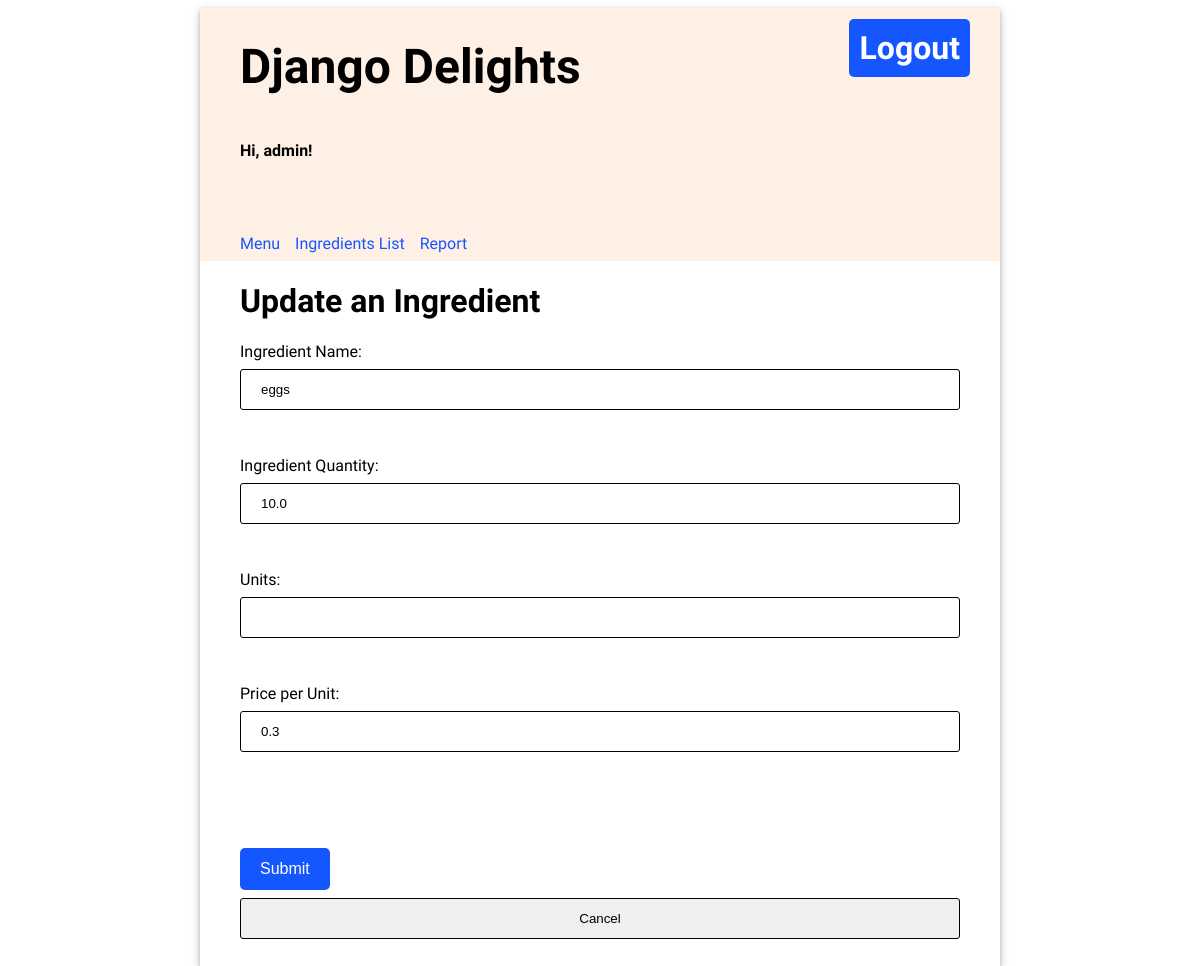
The app's page /update/2 (signed in), older data.
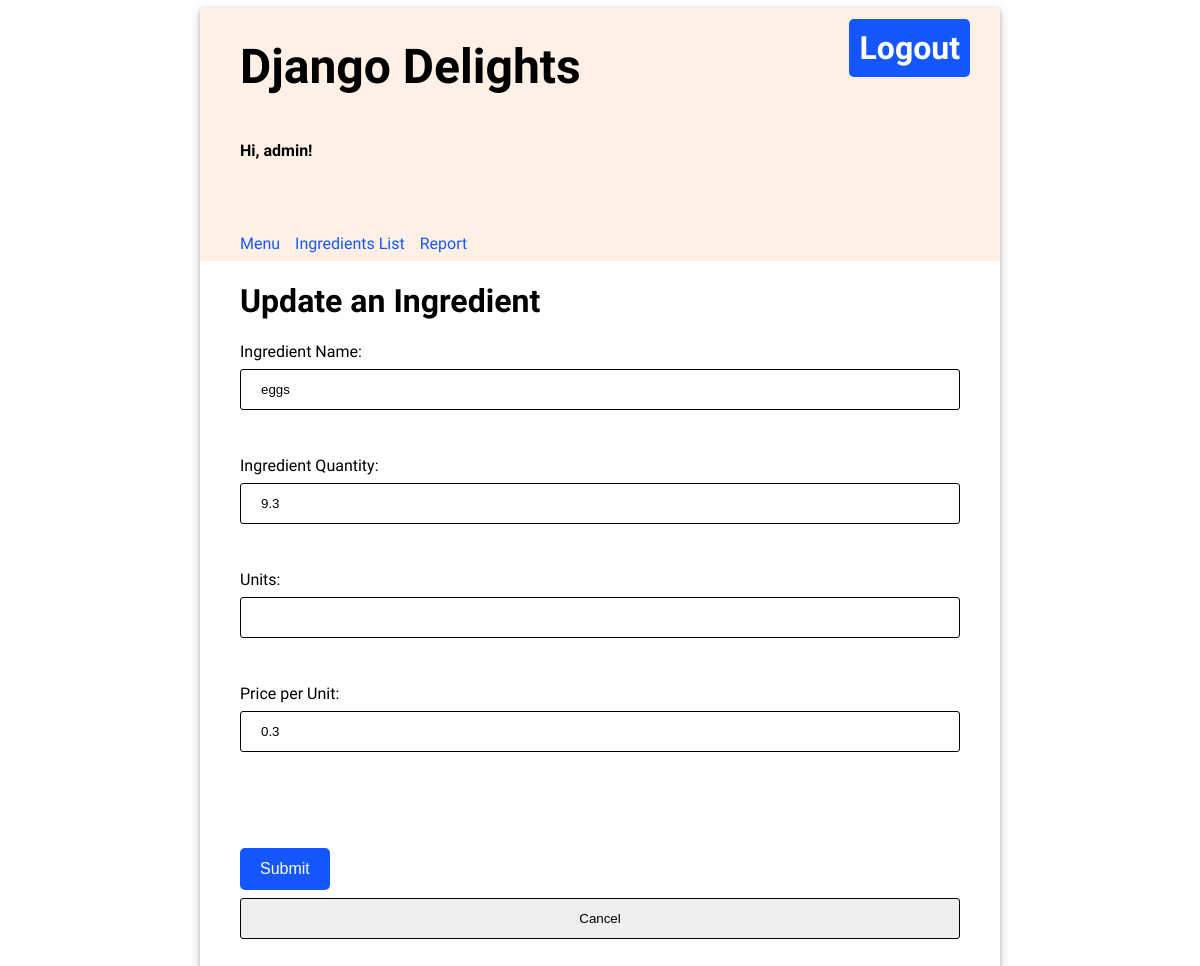
The same page, newer data.
### inventory/models.py (models this page shows, shortened)
class Ingredient(models.Model):
    name = models.CharField(max_length=100, unique=True)
    quantity = models.FloatField(default=0.0)
    unit = models.CharField(max_length=20)
    unit_price = models.FloatField(default=0.0)
    class Meta:
        ordering = ['quantity']

### inventory/views.py (the view)
# urls.py: path('update/<int:id>', views.update, name='update'),
@login_required
def update(request, id):
    upd_ingredient = Ingredient.objects.get(id=id)
    template = loader.get_template('inventory/ingredient_update.html')
    context = {
        'upd_ingredient': upd_ingredient
        }
    return HttpResponse(template.render(context, request))

### inventory/templates/inventory/ingredient_update.html (shortened to what this page needs)
{% extends 'base.html' %}
{% block content %}
<body>
    <h1>Update an Ingredient</h1>
    <form action="updateingredient/{{ upd_ingredient.id }}" method="POST">
        Ingredient Name:<br>
        <input
        name='name'
        value='{{ upd_ingredient.name }}'
        >
        <br><br>
        Ingredient Quantity:<br>
        <input
        name='quantity'
        value='{{ upd_ingredient.quantity }}'
        >
        <br><br>
        Units:<br>
        <input
        name='units'
        value='{{ upd_ingredient.units }}'
        >
        <br><br>
        Price per Unit:<br>
        <input
        name='unit_price'
        value='{{ upd_ingredient.unit_price }}'
        >
        <br><br>
        <input
        type="submit"
        value="Submit"
        >
        <input
        type="button"
        value="Cancel"
        onclick="location.href='{% url 'table' %}'"
        >
    </form>
</body>
{% endblock %}

Row changes from the older to the newer data that the page shows:
changed Ingredient "eggs": quantity "10.0" → "9.3"
